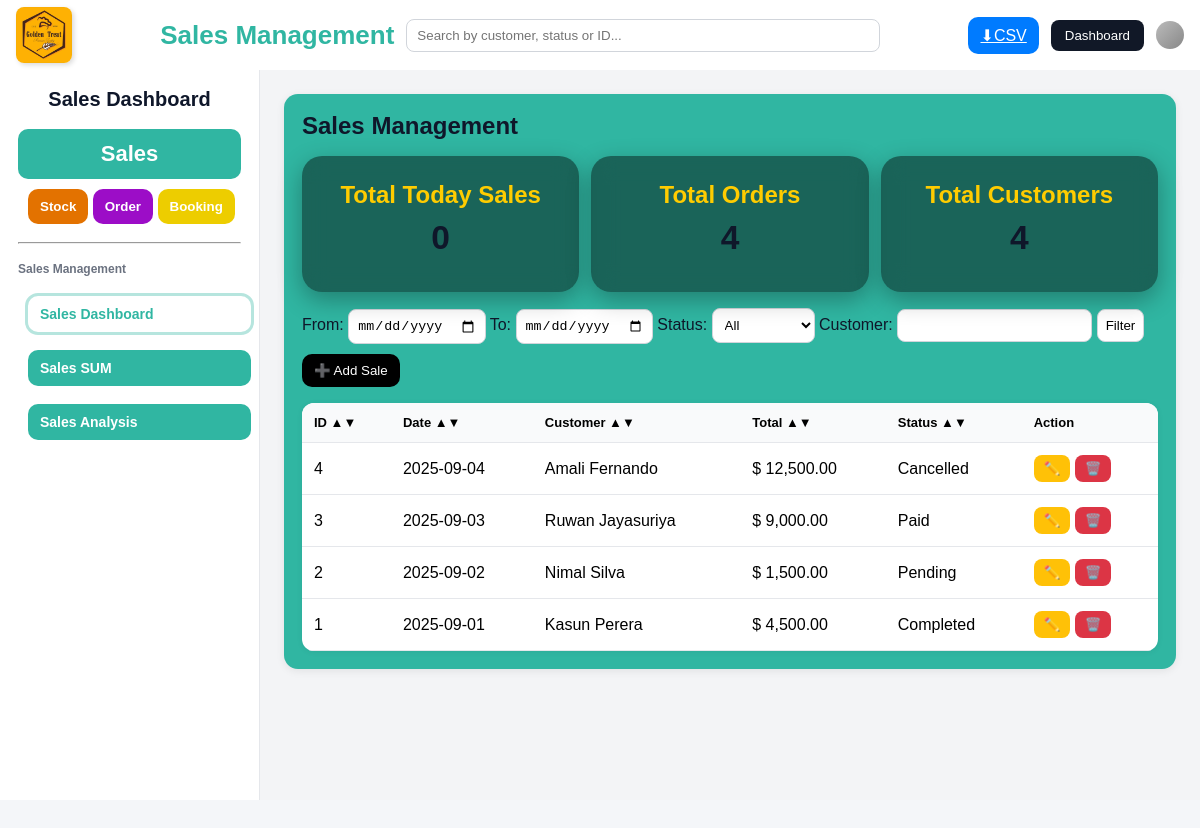
/sales/index.php, run on the app's committed database.
### tables this page shows
CREATE TABLE `sales` (
  `id` int(11) NOT NULL,
  `date` date NOT NULL,
  `customer` varchar(255) NOT NULL,
  `quantity` int(11) DEFAULT 0,
  `total` decimal(10,2) NOT NULL,
  `status` enum('Pending','Paid','Completed','Cancelled') DEFAULT 'Pending'
);

### sales/index.php (the view, shortened to what this page needs)
<?php
$host = "localhost";
$user = "root";
$pass = "";
$db   = "bakehouse";
$conn = new mysqli($host, $user, $pass, $db);
$where = "1=1";
$sql = "SELECT id, date, customer, total, status FROM sales WHERE $where ORDER BY id DESC";
$result = $conn->query($sql);
$sql = "SELECT COUNT(*) AS total_orders FROM sales";
$result = $conn->query($sql);
$row = $result->fetch_assoc();
$totalOrders = $row['total_orders'];
$sql = "SELECT COUNT(DISTINCT customer) AS total_cus FROM sales";
$result = $conn->query($sql);
$row = $result->fetch_assoc();
$totalCus = $row['total_cus'];
$sql = "SELECT COUNT(*) AS today_sales FROM sales WHERE date = CURDATE()";
$result = $conn->query($sql);
$row = $result->fetch_assoc();
$todaySales = $row['today_sales'];
$where = "1=1";
$sql = "SELECT id, date, customer, total, status FROM sales WHERE $where ORDER BY id DESC";
$result = $conn->query($sql);
$sales = [];
if ($result->num_rows > 0) {
    while ($row = $result->fetch_assoc()) {
        $sales[] = $row;
    }
}
?>
<!DOCTYPE html>
<html lang="en">
<head>
  <link rel="stylesheet" href="style1.css">
</head>
<body>
  <div class="header">
    <div class="header-left"><img src="logo.jpg" alt="Logo" /></div>
    <div class="header-middle">
      <div class="header-middle-title">Sales Management</div>
      <div class="search-bar"><input id="globalSearch" type="text" placeholder="Search by customer, status or ID..." />
      </div>
    </div>
    <div class="header-right">
        <a class="btn" href="?<?= http_build_query(array_merge($_GET,[" export"=>"csv"])) ?>">⬇CSV</a>
      <button class="role-btn" onclick="window.location.href='../index.html'">Dashboard</button>
      <div class="user-icon"></div>
    </div>
  </div>
  <div class="layout">
    <aside class="sidebar">
      <h1>Sales Dashboard</h1>
      <nav>
        <button class="salesbtn" onclick="window.location.href='index.php'">Sales</button>
        <div class="otherbtn">
          <button class="Sbtn" onclick="window.location.href='../stoke/stock.php'">Stock</button>
          <button class="Ubtn" onclick="window.location.href='../order/order.php'">Order</button>
          <button class="Bbtn" onclick="window.location.href='../booking/index.html'">Booking</button>
        </div>
        <hr />
        <p>Sales Management</p>
        <div class="salebtn">
          <button class="tab-btn active" onclick="window.location.href='index.php'">Sales Dashboard</button>
          <button class="tab-btn" onclick="window.location.href='index2.php'">Sales SUM</button>
         <button class="tab-btn " onclick="window.location.href='index3.php'">Sales Analysis</button>
        </div>
      </nav>
    </aside>
    <main class="free-area">
      <section id="sales-dashboard" class="panel active">
        <div class="content">
          <h1>Sales Management </h1>
          <div class="cards">
            <div class="card">
              <h3>Total Today Sales</h3>
              <p>
                <?php echo $todaySales; ?>
              </p>
            </div>
            <div class="card">
              <h3>Total Orders</h3>
              <p id="cardOrders">
                <?= $totalOrders ?>
              </p>
            </div>
            <div class="card">
              <h3>Total Customers</h3>
              <p id="cardCustomers">
                <?= $totalCus ?>
              </p>
            </div>
          </div>
          <div class="toolbar">
            <div class="filter-bar">
              <form method="GET">
                From: <input type="date" name="from" value="<?= $_GET['from'] ?? '' ?>">
                To: <input type="date" name="to" value="<?= $_GET['to'] ?? '' ?>">
                Status:
                <select name="status">
                  <option value="">All</option>
                </select>
                Customer: <input type="text" name="customer" value="<?= $_GET['customer'] ?? '' ?>">
                <button type="submit">Filter</button>
              </form>
            </div>
            <div style="flex:1">
           <button class="btn secondary" onclick="openForm()">➕ Add Sale</button></div>
          </div>
          <div class="table-wrap">
            <table id="salesTable">
              <tr>
                <th data-sort="id">ID ▲▼</th>
                <th data-sort="date">Date ▲▼</th>
                <th data-sort="customer">Customer ▲▼</th>
                <th data-sort="total">Total ▲▼</th>
                <th data-sort="status">Status ▲▼</th>
                <th>Action </th>
              </tr>
              <tbody>
                <?php if(empty($sales)): ?>
                <tr>
                  <td colspan="5" class="text-center">No records found</td>
                </tr>
                <?php else: ?>
                <?php foreach($sales as $s): ?>
                <tr>
                  <td>
                    <?= $s['id'] ?>
                  </td>
                  <td>
                    <?= $s['date'] ?>
                  </td>
                  <td>
                    <?= $s['customer'] ?>
                  </td>
                  <td>$
                    <?= number_format($s['total'],2) ?>
                  </td>
                  <td>
                    <?= $s['status'] ?>
                  </td>
                  <td>
                    <div class="row-actions">
                      <button class="edit" onclick="document.getElementById('edit_id').value='<?= $s['id'] ?>';
                                          document.getElementById('edit_date').value='<?= $s['date'] ?>';
                                          document.getElementById('edit_customer').value='<?= $s['customer'] ?>';
                                          document.getElementById('edit_total').value='<?= $s['total'] ?>';
                                          document.getElementById('edit_status').value='<?= $s['status'] ?>';
                                          openModal('editModal');">✏️</button>
                      <button class="del"
                        onclick="document.getElementById('delete_id').value='<?= $s['id'] ?>'; openModal('deleteModal');">🗑️</button>
                  </td>
          </div>
          </tr>
          <?php endforeach; ?>
          <?php endif; ?>
</body>
</html>

### data on the page
sales: id "4", date "2025-09-04", customer "Amali Fernando", total "12,500.00", status "Cancelled"
sales: id "3", date "2025-09-03", customer "Ruwan Jayasuriya", total "9,000.00", status "Paid"
sales: id "2", date "2025-09-02", customer "Nimal Silva", total "1,500.00", status "Pending"
sales: id "1", date "2025-09-01", customer "Kasun Perera", total "4,500.00", status "Completed"

### other printed values
$todaySales "0"
$totalOrders "4"
$totalCus "4"
